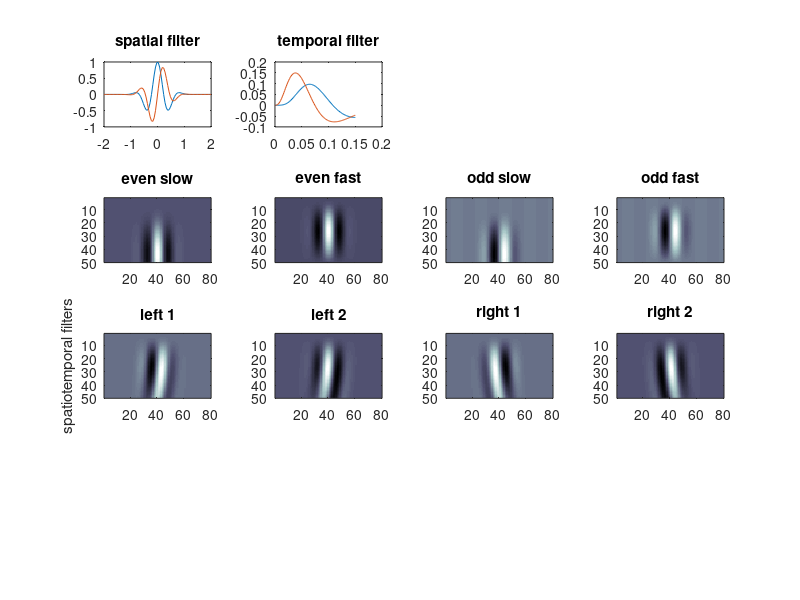

Write the MATLAB code that produced this figure. (Note: this script raises an error after producing the figure.)
% Implementation of the Adelson & Bergen (1985) motion energy model.
% Example Matlab code by George Mather, University of Sussex, UK, 2010.
% 
% An expanded version of the code is used by George Mather and Kirsten 
% Challinor as part of a Wellcome Trust funded research project. Initial
% code was partially based on a tutorial forming part of a short course at
% Cold Spring Harbor Laboratories, USA.
% 
% This script is part of an online guide to implementing the Adelson-Bergen
% motion energy model:
%
% http://www.lifesci.sussex.ac.uk/home/George_Mather/EnergyModel.htm
%
% It is free for non-commercial educational use, with appropriate 
% acknowledgement.
%
% The script requires a variable called 'stim' to be loaded in 
% Step 3b. You can use 'AB15.mat' & 'AB16.mat' or input your own stimulus.
%
%--------------------------------------------------------------------------
%           STEP 1: Create component spatiotemporal filters 
%--------------------------------------------------------------------------

% Step 1a: Define the space axis of the filters
nx=80;              %Number of spatial samples in the filter
max_x =2.0;         %Half-width of filter (deg)
dx = (max_x*2)/nx;  %Spatial sampling interval of filter (deg)

% A row vector holding spatial sampling intervals
x_filt=linspace(-max_x,max_x,nx);

% Spatial filter parameters
sx=0.5;   % standard deviation of Gaussian, in deg.
sf=1.1;  % spatial frequency of carrier, in cpd

% Spatial filter response
gauss =exp(-x_filt.^2/sx.^2);          %Gaussian envelope
even_x =cos(2*pi*sf*x_filt).*gauss;   %Even Gabor
odd_x =sin(2*pi*sf*x_filt).*gauss;    %Odd Gabor

subplot(441); plot(x_filt, even_x, x_filt, odd_x); 
title('spatial filter');

% Step 1b: Define the time axis of the filters
nt=100;         % Number of temporal samples in the filter
max_t=0.15;      % Duration of impulse response (sec)
dt = max_t/nt;  % Temporal sampling interval (sec)

% A column vector holding temporal sampling intervals
t_filt=linspace(0,max_t,nt)';

% Temporal filter parameters
k = 60;    % Scales the response into time units
slow_n = 5; % Width of the slow temporal filter
fast_n = 3; % Width of the fast temporal filter
beta =1;  % Beta. Represents the weighting of the negative
            % phase of the temporal relative to the positive 
            % phase.

% Temporal filter response (formula as in Adelson & Bergen, 1985, Eq. 1)
slow_t=(k*t_filt).^slow_n .* exp(-k*t_filt).*(1/factorial(slow_n)-beta.*((k*t_filt).^2)/factorial(slow_n+2));
fast_t=(k*t_filt).^fast_n .* exp(-k*t_filt).*(1/factorial(fast_n)-beta.*((k*t_filt).^2)/factorial(fast_n+2));

subplot(442); plot(t_filt, slow_t, t_filt, fast_t); title('temporal filter');

% Step 1c: combine space and time to create spatiotemporal filters
e_slow= slow_t * even_x;    %SE/TS
e_fast= fast_t * even_x ;   %SE/TF
o_slow = slow_t * odd_x ;   %SO/TS
o_fast = fast_t * odd_x ;   % SO/TF

colormap bone;
subplot(445); imagesc(e_slow); title('even slow'); ylim([1 50]);
subplot(446); imagesc(e_fast); title('even fast'); ylim([1 50]);
subplot(447); imagesc(o_slow); title('odd slow');  ylim([1 50]);
subplot(448); imagesc(o_fast); title('odd fast');  ylim([1 50]);

%--------------------------------------------------------------------------
%         STEP 2: Create spatiotemporally oriented filters
%--------------------------------------------------------------------------

left_1=o_fast+e_slow;      % L1
left_2=-o_slow+e_fast;     % L2
right_1=-o_fast+e_slow;    % R1
right_2=o_slow+e_fast;     % R2

% plot them
subplot(449); imagesc(left_1); title('left 1');     ylim([1 50]);
ylabel('spatiotemporal filters');
subplot(4,4,10); imagesc(left_2); title('left 2');  ylim([1 50]);
subplot(4,4,11); imagesc(right_1); title('right 1'); ylim([1 50]);
subplot(4,4,12); imagesc(right_2); title('right 2'); ylim([1 50]);

% the pairs are out of phase (90 deg), so when their outputs are squared
% and summed they give a good description of motion that's sensitive to one
% direction and not sensitive to oscillatory inputs or contrast.

%--------------------------------------------------------------------------
%         STEP 3: Convolve the filters with a stimulus
%--------------------------------------------------------------------------

% Step 3a: Define the space and time dimensions of the stimulus

% SPACE: x_stim is a row vector to hold sampled x-positions of the space.
stim_width=4;  %half width in degrees, gives 8 degrees total
x_stim=-stim_width:dx:round(stim_width-dx);

% TIME: t_stim is a col vector to hold sampled time intervals of the space
stim_dur=1.5;    %total duration of the stimulus in seconds
t_stim=(0:dt:round(stim_dur-dt))';

% Step 3b Load a stimulus
%load 'AB15.mat';% Oscillating edge stimulus. Loaded as variable ?stim?
    % OR 
load 'AB16.mat';% RDK stimulus. Loaded as variable ?stim?

% Step 3c: convolve

% Rightward responses
resp_right_1=conv2(stim,right_1,'valid');
resp_right_2=conv2(stim,right_2,'valid');

% Leftward responses
resp_left_1=conv2(stim,left_1,'valid');
resp_left_2=conv2(stim,left_2,'valid');

figure;
subplot(221); imagesc(resp_left_1); ae
subplot(222); imagesc(resp_left_2);

subplot(223); imagesc(resp_right_1);
subplot(224); imagesc(resp_right_2);

%--------------------------------------------------------------------------
%         STEP 4: Square the filter output
%--------------------------------------------------------------------------

resp_left_1 = resp_left_1.^2;
resp_left_2 = resp_left_2.^2;
resp_right_1 = resp_right_1.^2;
resp_right_2 = resp_right_2.^2;

%--------------------------------------------------------------------------
%         STEP 5: Normalise the filter output
%--------------------------------------------------------------------------
% Calc left and right energy
energy_right= resp_right_1 + resp_right_2;
energy_left= resp_left_1 + resp_left_2;

% Calc total energy
total_energy = sum(sum(energy_right))+sum(sum(energy_left));

% Normalise each directional o/p by total output
RR1 = sum(sum(resp_right_1))/total_energy;
RR2 = sum(sum(resp_right_2))/total_energy;
LR1 = sum(sum(resp_left_1))/total_energy;
LR2 = sum(sum(resp_left_2))/total_energy;

%--------------------------------------------------------------------------
%         STEP 6: Sum the paired filters in each direction
%--------------------------------------------------------------------------

right_Total = RR1+RR2;
left_Total = LR1+LR2;

%--------------------------------------------------------------------------

%--------------------------------------------------------------------------
%         STEP 7: Calculate net energy as the R-L difference
%--------------------------------------------------------------------------

motion_energy = right_Total - left_Total;

%--------------------------------------------------------------------------
%         SUPPLEMENTARY CODE: Display summary output and graphics
%--------------------------------------------------------------------------

% Display motion energy statistic
fprintf('\n\nNet motion energy = %g\n\n',motion_energy);

% Plot the stimulus
figure (1)
imagesc(stim); 
colormap(gray);
axis off
caxis([0 1.0]);
axis equal
title('Stimulus');

% Plot the output:
%   Generate motion contrast matrix
energy_opponent = energy_right - energy_left; % L-R difference matrix
[xv yv] = size(energy_left); % Get the size of the response matrix
energy_flicker = total_energy/(xv * yv); % A value for average total energy

% Re-scale (normalize) each pixel in the L-R matrix using average energy.
motion_contrast = energy_opponent/energy_flicker;

% Plot, scaling by max L or R value
mc_max = max(max(motion_contrast));
mc_min = min(min(motion_contrast));
if (abs(mc_max) > abs(mc_min))
    peak = abs(mc_max);
else
    peak = abs(mc_min);
end

figure (2)
imagesc(motion_contrast); 
colormap(gray);
axis off
caxis([-peak peak]);
axis equal
title('Normalised Motion Energy');
%--------------------------------------------------------------------------



